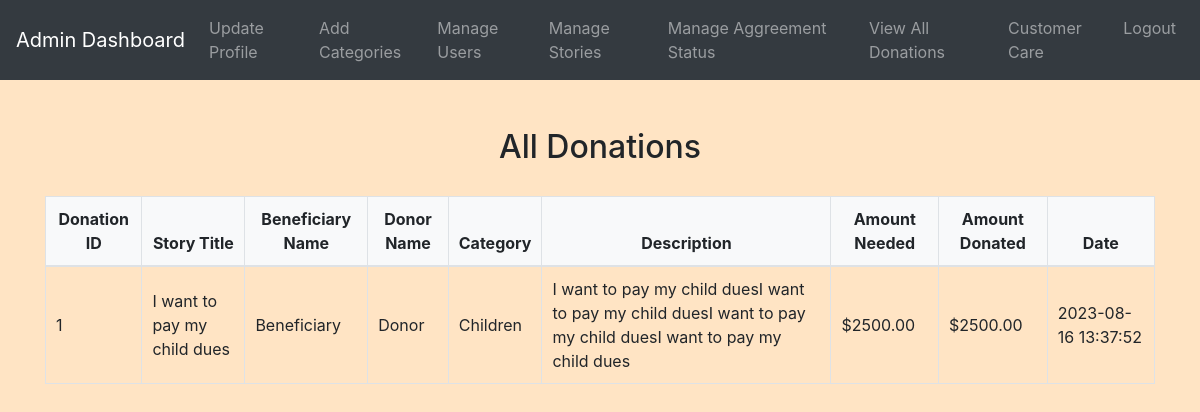
The app's page /admin/all_donations.php (signed in) with its own data.
### tables this page shows
CREATE TABLE `donations` (
  `donation_id` int(11) NOT NULL,
  `donor_id` int(11) NOT NULL,
  `donor_name` varchar(255) NOT NULL,
  `story_id` int(11) NOT NULL,
  `category_id` int(11) NOT NULL,
  `beneficiary_id` int(11) NOT NULL,
  `beneficiary_name` varchar(255) NOT NULL,
  `amount` decimal(10,2) NOT NULL,
  `created_at` timestamp NOT NULL DEFAULT current_timestamp()
);

CREATE TABLE `stories` (
  `story_id` int(11) NOT NULL,
  `category_id` int(11) DEFAULT NULL,
  `beneficiary_id` int(11) DEFAULT NULL,
  `beneficiary_name` varchar(255) DEFAULT NULL,
  `title` varchar(255) NOT NULL,
  `description` text NOT NULL,
  `amount_needed` decimal(10,2) NOT NULL,
  `profile_picture` varchar(255) DEFAULT NULL,
  `status` varchar(50) NOT NULL,
  `created_at` timestamp NOT NULL DEFAULT current_timestamp()
);

CREATE TABLE `users` (
  `id` int(11) NOT NULL,
  `username` varchar(255) NOT NULL,
  `email` varchar(255) NOT NULL,
  `password` varchar(255) NOT NULL,
  `phone` varchar(20) NOT NULL,
  `usertype` enum('Beneficiary','Donor') NOT NULL,
  `status` varchar(20) NOT NULL
);

CREATE TABLE `categories` (
  `id` int(11) NOT NULL,
  `name` varchar(255) NOT NULL
);

### admin/all_donations.php (the view, shortened to what this page needs)
<?php
include('config.php');
$donations_sql = "SELECT d.*, s.title AS story_title, s.amount_needed, s.description, c.name AS category_name, u.username AS donor_name, ub.username AS beneficiary_name
                  FROM donations d
                  INNER JOIN stories s ON d.story_id = s.story_id
                  INNER JOIN categories c ON d.category_id = c.id
                  INNER JOIN users u ON d.donor_id = u.id
                  INNER JOIN users ub ON s.beneficiary_id = ub.id";
$donations_result = mysqli_query($conn, $donations_sql);
?>
<!DOCTYPE html>
<html>
<head>
    <link rel="stylesheet" href="https://maxcdn.bootstrapcdn.com/bootstrap/4.5.2/css/bootstrap.min.css">
    <link rel="stylesheet" href="../css/style.css">
</head>
<body>
    <?php include('admin_navbar.php'); ?>
    <div class="container mt-5">
        <h2>All Donations</h2>
        <?php if (mysqli_num_rows($donations_result) > 0) { ?>
            <table class="table table-bordered">
                <thead>
                    <tr>
                        <th>Donation ID</th>
                        <th>Story Title</th>
                        <th>Beneficiary Name</th>
                        <th>Donor Name</th>
                        <th>Category</th>
                        <th>Description</th>
                        <th>Amount Needed</th>
                        <th>Amount Donated</th>
                        <th>Date</th>
                    </tr>
                </thead>
                <tbody>
                    <?php while ($row = mysqli_fetch_assoc($donations_result)) { ?>
                        <tr>
                            <td><?php echo $row['donation_id']; ?></td>
                            <td><?php echo $row['story_title']; ?></td>
                            <td><?php echo $row['beneficiary_name']; ?></td>
                            <td><?php echo $row['donor_name']; ?></td>
                            <td><?php echo $row['category_name']; ?></td>
                            <td><?php echo $row['description']; ?></td>
                            <td>$<?php echo $row['amount_needed']; ?></td>
                            <td>$<?php echo $row['amount']; ?></td>
                            <td><?php echo $row['created_at']; ?></td>
                        </tr>
                    <?php } ?>
                </tbody>
            </table>
        <?php } else { ?>
            <p>No donation records found.</p>
        <?php } ?>
    </div>
</body>
</html>

### admin/admin_navbar.php (shortened to what this page needs)
<nav class="navbar navbar-expand-lg navbar-dark bg-dark">
  <a class="navbar-brand" href="admin_home.php">Admin Dashboard</a>
  <div class="collapse navbar-collapse" id="navbarNav">
    <ul class="navbar-nav ml-auto">
      <li class="nav-item ">
        <a class="nav-link" href="update_admin.php">Update Profile</a>
      </li>
      <li class="nav-item ">
        <a class="nav-link" href="add_categories.php">Add Categories</a>
      </li>
      <li class="nav-item ">
        <a class="nav-link" href="manage_users.php">Manage Users</a>
      </li>
      <li class="nav-item ">
        <a class="nav-link" href="manage_stories.php">Manage Stories</a>
      </li>
      <li class="nav-item ">
        <a class="nav-link" href="manage_agreement.php">Manage Aggreement Status</a>
      </li>
      <li class="nav-item ">
        <a class="nav-link" href="all_donations.php">View All Donations</a>
      </li>
      <li class="nav-item ">
        <a class="nav-link" href="admin_reply.php">Customer Care</a>
      </li>
      <li class="nav-item">
        <a class="nav-link" href="logout.php">Logout</a>
      </li>
    </ul>
  </div>
</nav>

### css/style.css (style rules this page uses)
body { background-color: bisque; }
h1, h2, h3, h4 { text-align: center; margin-top: 30px; margin-bottom: 30px; }
.table { width: 100%; border-collapse: collapse; margin-top: 20px; }
.table th, .table td { padding: 10px; border: 1px solid #dee2e6; }
.table thead th { background-color: #f8f9fa; font-weight: bold; text-align: center; }
.table tbody td { vertical-align: middle; }

### records on screen
donations: donation_id "1", story.title "I want to pay my child dues", beneficiary.username "Beneficiary", donor.username "Donor", category.name "Children", story.description "I want to pay my child duesI want to pay my child duesI want to pay my child duesI want to pay my child dues", story.amount_needed "2500.00", amount "2500.00", created_at "2023-08-16 13:37:52"
